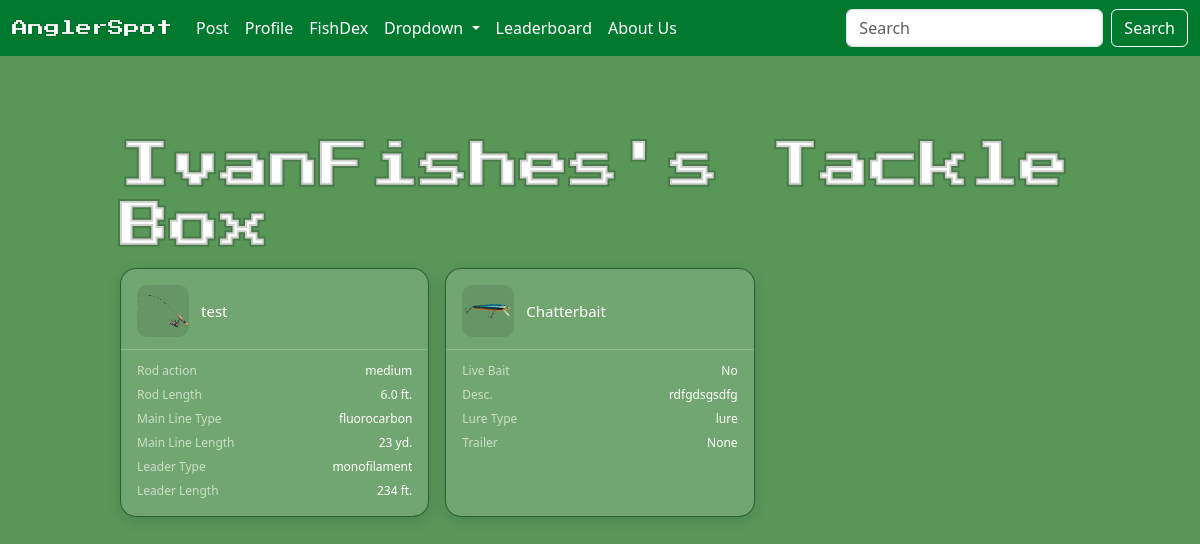
The page /tackle/1 (signed in) on the database its author committed.
### angler/models/user.py (models this page shows, shortened)
class User(AbstractUser):
    is_confirmed = models.BooleanField(default=False)
    is_private = models.BooleanField(default=False)
    points = models.PositiveIntegerField(default=0) #previous idea have a cap on points validators=[MaxValueValidator(5000)]
    @property
    def get_profile_name(self):
        return Profile.objects.get(user=self).profile_name

class Profile(models.Model):
    user = models.OneToOneField(User, on_delete=models.CASCADE)
    profile_image = models.ImageField(default='default_profile_img.jpg', upload_to='profile_img/', null=False, blank=True)
    profile_name = models.CharField(max_length=16, blank=True)
    bio = models.TextField(max_length=500, blank=True)

### angler/models/tackle.py (models this page shows, shortened)
class RodAndReel(models.Model):
    LINE_CHOICES = (('monofilament', 'Mono'),
                     ('fluorocarbon', 'Flouro'),
                       ('braid', 'Braid'))
    REEL_CHOICES = (('spinning','Spinning'),
                     ('baitcaster','Baitcaster'),
                       ('spincast','Spincast'), ('fly', 'Fly'),
                         ('conventional', 'Conventional'))
    ROD_ACTION_CHOICES = (('slow','Slow'),
                          ('medium', 'Medium'),
                          ('fast', 'Fast'),
                          ('extra fast', 'Extra Fast'))
    name = models.CharField(max_length=100)
    user = models.ForeignKey(User, on_delete=models.CASCADE)
    reel_type = models.CharField(max_length=100, choices=REEL_CHOICES, default='spinning')
    rod_action = models.CharField(max_length=100, choices=ROD_ACTION_CHOICES, default='medium')
    rod_length = models.DecimalField(default=6, max_digits=3, decimal_places=1)
    line = models.CharField(max_length=100, choices=LINE_CHOICES)
    line_pound = models.PositiveIntegerField(
        validators=[
            MaxValueValidator(999),
            MinValueValidator(1)
        ], null=True, blank=True
    )
    line_length = models.PositiveIntegerField(validators=[
            MaxValueValidator(10000),
            MinValueValidator(1)
        ],null=True, blank=True)
    leader = models.CharField(max_length=100, choices=LINE_CHOICES, null=True, blank=True)
    leader_line_pound = models.PositiveIntegerField(
        validators=[
            MaxValueValidator(999),
            MinValueValidator(1)
        ], null=True, blank=True
    )
    leader_length = models.PositiveIntegerField(
        validators=[
            MaxValueValidator(1000),
            MinValueValidator(1)
        ], null=True, blank=True)

class Lure(models.Model):
    LURE_CHOICES = (('bait', 'Bait'),
                     ('lure', 'Lure'))
    user = models.ForeignKey(User, on_delete=models.CASCADE)
    name = models.CharField(max_length=100)
    description = models.TextField(max_length=500)
    lure_type = models.CharField(max_length=100, choices=LURE_CHOICES)
    live_bait = models.BooleanField(default=False)
    trailer = models.CharField(max_length=100, null=True, blank=True)

### angler/views/tackle.py (the view)
# urls.py: path('tackle/<int:user_id>', TackleView.as_view(), name='tackle'),
class TackleView(LoginRequiredMixin, View):
    login_url = '/login/'
    def get(self, request, user_id):
        user = User.objects.get(id=user_id)
        if FriendList.private(request.user, user):
            raise Http404("Page not found")
        rod_and_reels = RodAndReel.objects.filter(user=user)
        lures = Lure.objects.filter(user=user)
        context ={'user':user,
                   'rod_and_reels':rod_and_reels,
                     'lures':lures}
        return render(request, 'angler/tackle/tacklebox.html', context)

### angler/models/friends.py (called while the page is built)
    def is_friend(user1, user2):
        user_friend_list = FriendList.objects.get(user=user1)
        friends = user_friend_list.friends.all()
        for friend in friends:
            if friend == user2:
                return True

    def private(user1, user2):
        if user1 != user2 and not FriendList.is_friend(user1, user2):
            if user2.is_private:
                return True
        return False

### angler/templates/angler/tackle/tacklebox.html (shortened to what this page needs)
{% extends 'angler/base.html'%}
{% load static %}
{% block content %}
<div class="title-row">
    <h2 class="section-title">{{user.get_profile_name}}'s Tackle Box</h2>
</div>
<div class="results-grid">
    {% for rod_and_reel in rod_and_reels %}
        <a href="{% url 'tackle_detail' tackle_type='rod' tackle_id=rod_and_reel.id %}" class="result-card">
            <div class="result-card-header">
                <img class="result-img" src="{% static 'icons/rod.png' %}"  />
                <div class="result-header-text">
                    <span class="result-name">{{ rod_and_reel.name }}</span>
                </div>
            </div>
            <div class="result-fields">
                <div class="result-field-row">
                    <span class="result-field-label">Rod action</span>
                    <span class="result-field-value">{{rod_and_reel.rod_action}}</span>
                </div>
                <div class="result-field-row">
                    <span class="result-field-label">Rod Length</span>
                    <span class="result-field-value">{{rod_and_reel.rod_length}} ft.</span>
                </div>
                <div class="result-field-row">
                    <span class="result-field-label">Main Line Type</span>
                    <span class="result-field-value">{{rod_and_reel.line}}</span>
                </div>
                <div class="result-field-row">
                    <span class="result-field-label">Main Line Length</span>
                    <span class="result-field-value">{{rod_and_reel.line_length}} yd.</span>
                </div>
                <div class="result-field-row">
                    <span class="result-field-label">Leader Type</span>
                    <span class="result-field-value">{{rod_and_reel.leader}}</span>
                </div>
                <div class="result-field-row">
                    <span class="result-field-label">Leader Length</span>
                    <span class="result-field-value">{{rod_and_reel.leader_length}} ft.</span>
                </div>
            </div>
        </a>
    {% endfor %}
    {% for lure in lures %}
        <a href="{% url 'tackle_detail' tackle_type='lure' tackle_id=lure.id %}" class="result-card">
            <div class="result-card-header">
                <img class="result-img" src="{% static 'icons/lure.png' %}"/>
                <div class="result-header-text">
                    <span class="result-name">{{ lure.name }}</span>
                </div>
            </div>
            <div class="result-fields">
                <div class="result-field-row">
                    <span class="result-field-label">Live Bait</span>
                    {% if lure.live_bait %}
                        <span class="result-field-value">Yes</span>
                    {% else %}
                        <span class="result-field-value">No</span>
                    {% endif %}
                </div>
                <div class="result-field-row">
                    <span class="result-field-label">Desc.</span>
                    <span class="result-field-value">{{lure.description}}</span>
                </div>
                <div class="result-field-row">
                    <span class="result-field-label">Lure Type</span>
                    <span class="result-field-value">{{lure.lure_type}} </span>
                </div>
                <div class="result-field-row">
                    <span class="result-field-label">Trailer</span>
                    <span class="result-field-value">{{lure.trailer}}</span>
                </div>
            </div>
        </a>
    {% endfor %}
</div>
{% endblock %}

### angler/static/css/style.css (style rules this page uses)
a { text-decoration: none; color: green; }
img { background: transparent; }
.title-row { width: 80vw; margin: 10vh auto 12px; display: flex; align-items: center; justify-content: space-between; }
.section-title { width: 80vw; margin: 0; font-size: 50px; font-weight: 500; font-family: 'Press Start 2P'; color: #ffffff; -webkit-text-stroke: 4px #0000002f; }
body { background-color: #599759; }
.results-grid { width: 80vw; margin: 0 auto 10vh; display: grid; grid-template-columns: repeat(auto-fill, minmax(280px, 1fr)); gap: 16px; }
.result-card { background-color: rgba(255, 255, 255, 0.15); border: 1.5px solid #0133059d; border-radius: 16px; padding: 16px; display: flex; flex-direction: column; gap: 12px; text-decoration: none; color: inherit; transition: background 0.15s, border-color 0.15s, transform 0.1s; box-shadow: 0px 4px 15px rgba(0, 0, 0, 0.13); }
.result-card-header { display: flex; align-items: center; gap: 12px; }
.result-img { width: 52px; height: 52px; border-radius: 10px; object-fit: contain; background: #00000018; flex-shrink: 0; }
.result-header-text { display: flex; flex-direction: column; gap: 4px; min-width: 0; }
.result-name { font-size: 15px; font-weight: 500; color: #ffffff; white-space: nowrap; overflow: hidden; text-overflow: ellipsis; }
.result-fields { display: flex; flex-direction: column; gap: 6px; }
.result-field-row { display: flex; justify-content: space-between; align-items: center; gap: 8px; }
.result-field-label { font-size: 12px; color: #ffffffa0; white-space: nowrap; }
.result-field-value { font-size: 12px; color: #ffffff; text-align: right; white-space: nowrap; overflow: hidden; text-overflow: ellipsis; max-width: 160px; }
.result-card { position: relative; }

### rows shown on the page
User: get_profile_name "IvanFishes"
RodAndReel: name "test", rod_action "medium", rod_length "6.0", line "fluorocarbon", line_length "23", leader "monofilament", leader_length "234"
Lure: name "Chatterbait", live_bait "No", description "rdfgdsgsdfg", lure_type "lure", trailer "None"
